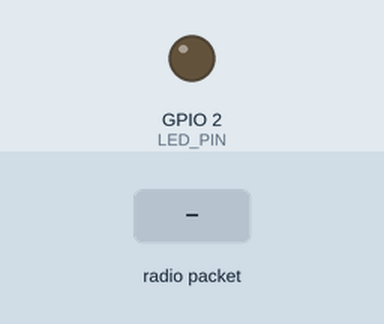
Bench run of a sketch on a simulated ESP32. On the bench: output pins drawn as LEDs (lit = HIGH). The test bench sets the inputs (shaded band). What the sketch prints to the serial monitor is not drawn.

Above: at 1.4 s.
1.5 s: radio packet "1" arrives
At 1.8 s:
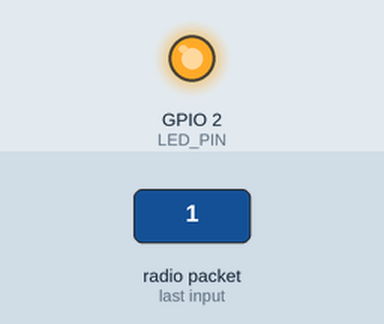
3.0 s: radio packet "0" arrives
At 4.1 s:
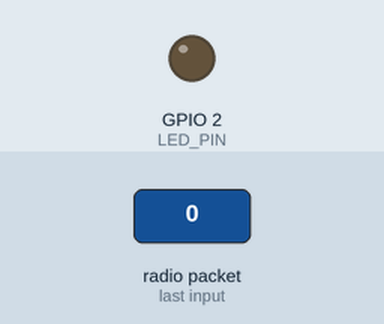
4.5 s: radio packet "2" arrives
At 5.3 s:
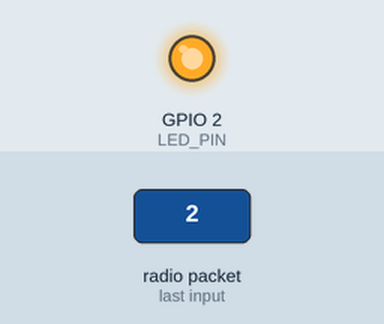
Timing chart, 0 to 7.5 s (numbered marks = the images above; inputs shaded):
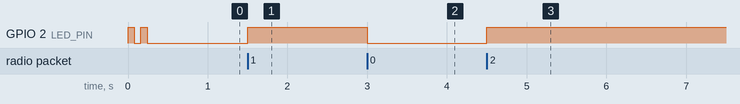

Measured:
- after the input at 1.5 s, GPIO 2 (LED_PIN): LOW → HIGH at once
- after the input at 3.0 s, GPIO 2 (LED_PIN): HIGH → LOW at once
- after the input at 4.5 s, GPIO 2 (LED_PIN): LOW → HIGH at once

The sketch:

ground_unit.ino
```cpp
/*
 * ============================================================
 *  EcoScrap Pickup Drone — ESP32 GROUND UNIT FIRMWARE (TRANSPARENT BRIDGE)
 *  Stays at base station, plugged into PC via USB-C (CP2102)
 * ============================================================
 *
 *  Pure, zero-overhead serial bridge:
 *  - PC USB Serial (57600) <---> ESP-NOW (Channel 1) <---> Air Unit
 *  - 100% transparent: raw MAVLink frames pass without alteration
 * ============================================================
 */

#include <Arduino.h>
#include <esp_now.h>
#include <WiFi.h>
#include <esp_wifi.h>
#include <esp_idf_version.h>

// ── Configuration ─────────────────────────────────────────────────────────────

// Air unit MAC (detected on COM9)
uint8_t AIR_UNIT_MAC[6] = {0x68, 0x09, 0x47, 0x44, 0x4A, 0x8C};

#define PC_SERIAL       Serial          // USB Serial → PC
#define PC_BAUD_RATE    115200          // Must match pymavlink connection baud
#define LED_PIN         2               // Built-in blue LED for activity indication
#define BUFFER_SIZE     240             // ESP-NOW max payload per packet

static bool peerRegistered = false;
static uint8_t pcRxBuf[BUFFER_SIZE];

// ── ESP-NOW Callbacks ─────────────────────────────────────────────────────────

#if defined(ESP_IDF_VERSION) && ESP_IDF_VERSION >= ESP_IDF_VERSION_VAL(5, 0, 0)
void onDataSent(const wifi_tx_info_t *info, esp_now_send_status_t status) {}
void onDataRecv(const esp_now_recv_info_t *info, const uint8_t *data, int len) {
  if (len > 0) {
    digitalWrite(LED_PIN, !digitalRead(LED_PIN)); // Toggle LED on incoming packet
    PC_SERIAL.write(data, len);                    // Forward directly to PC
  }
}
#else
void onDataSent(const uint8_t *mac_addr, esp_now_send_status_t status) {}
void onDataRecv(const uint8_t *mac_addr, const uint8_t *data, int len) {
  if (len > 0) {
    digitalWrite(LED_PIN, !digitalRead(LED_PIN)); // Toggle LED on incoming packet
    PC_SERIAL.write(data, len);                    // Forward directly to PC
  }
}
#endif

// ── Setup ──────────────────────────────────────────────────────────────────────

void setup() {
  pinMode(LED_PIN, OUTPUT);
  digitalWrite(LED_PIN, LOW);

  PC_SERIAL.begin(PC_BAUD_RATE);

  // Set Wi-Fi Station mode and lock strictly to Channel 1
  WiFi.mode(WIFI_STA);
  WiFi.disconnect();
  esp_wifi_set_channel(1, WIFI_SECOND_CHAN_NONE);

  // Initialize ESP-NOW
  if (esp_now_init() != ESP_OK) {
    while (true) delay(1000);
  }

  esp_now_register_send_cb(onDataSent);
  esp_now_register_recv_cb(onDataRecv);

  // Register air unit as peer strictly on Channel 1
  esp_now_peer_info_t peerInfo = {};
  memcpy(peerInfo.peer_addr, AIR_UNIT_MAC, 6);
  peerInfo.channel = 1;
  peerInfo.ifidx = WIFI_IF_STA;
  peerInfo.encrypt = false;

  if (esp_now_add_peer(&peerInfo) == ESP_OK) {
    peerRegistered = true;
    // Double-blink confirming peer registered
    digitalWrite(LED_PIN, HIGH); delay(80);
    digitalWrite(LED_PIN, LOW);  delay(80);
    digitalWrite(LED_PIN, HIGH); delay(80);
    digitalWrite(LED_PIN, LOW);
  }
}

// ── Main Loop ─────────────────────────────────────────────────────────────────

void loop() {
  // PC USB → Air Unit: Read commands from PC and forward directly over ESP-NOW
  int avail = PC_SERIAL.available();
  if (avail > 0 && peerRegistered) {
    int toRead = min(avail, BUFFER_SIZE);
    int n = PC_SERIAL.readBytes(pcRxBuf, toRead);
    if (n > 0) {
      esp_now_send(AIR_UNIT_MAC, pcRxBuf, n);
    }
  }

  delay(1);
}
```
